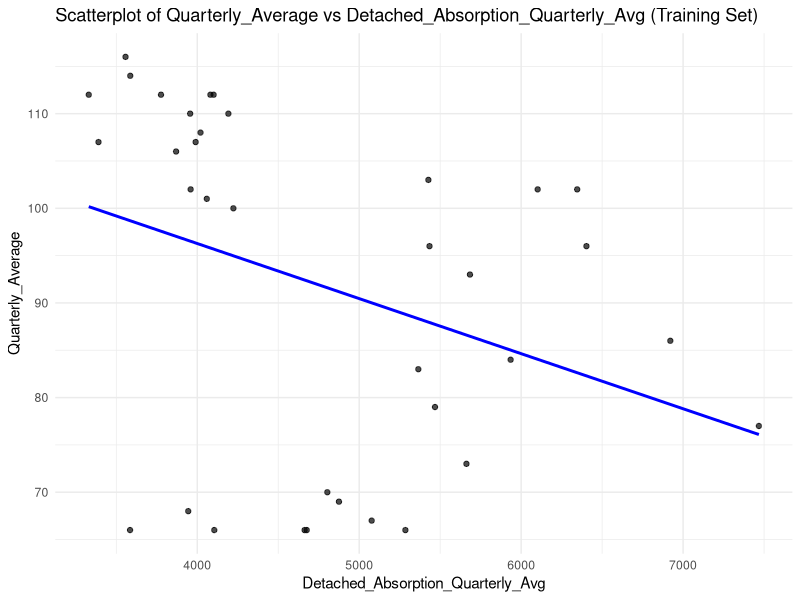
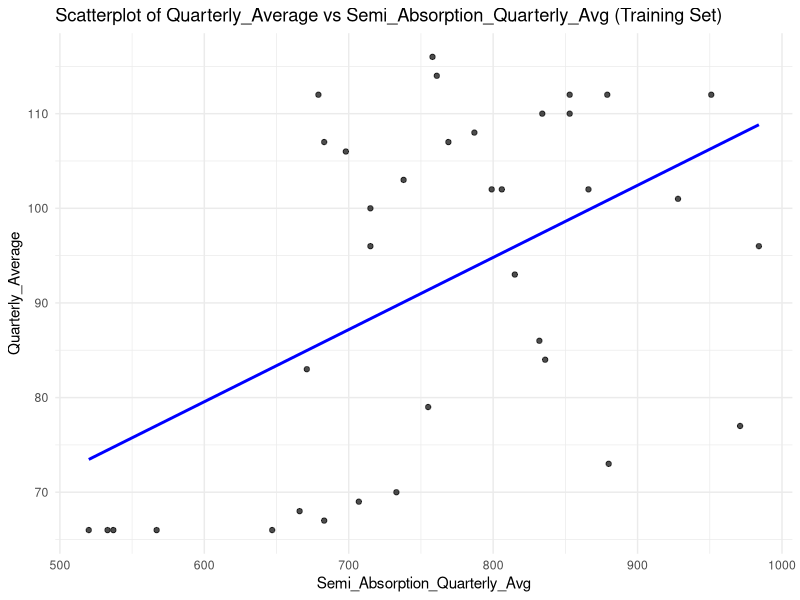
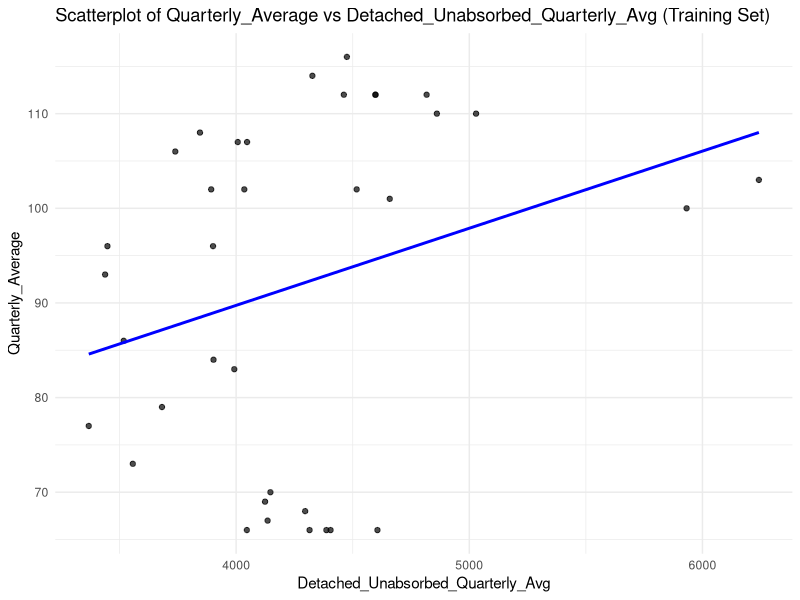
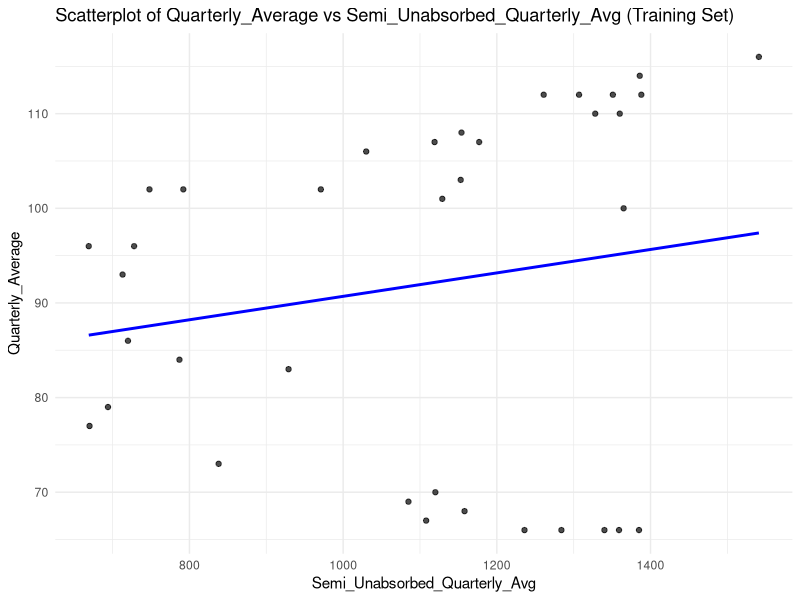
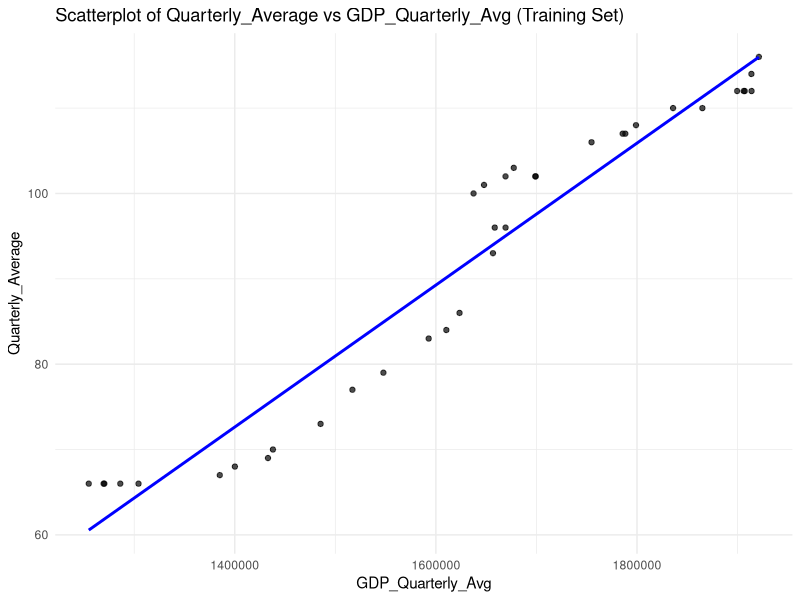
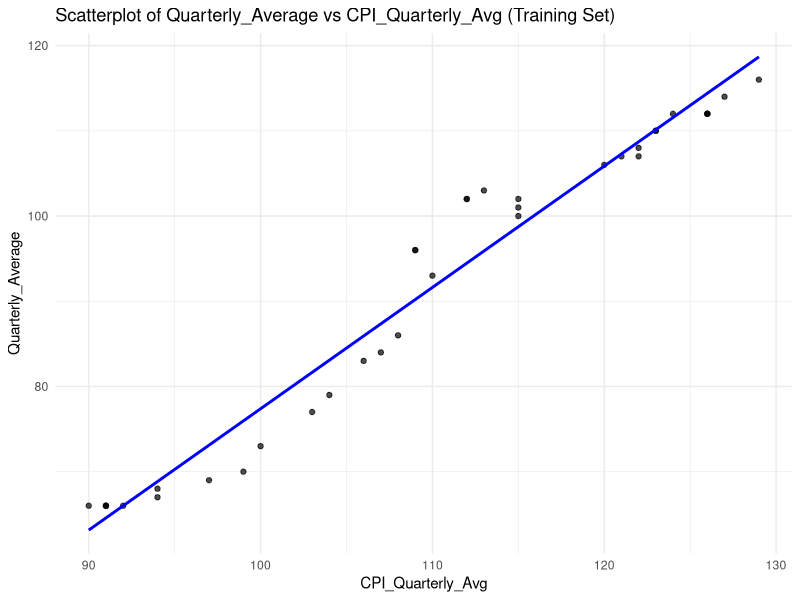
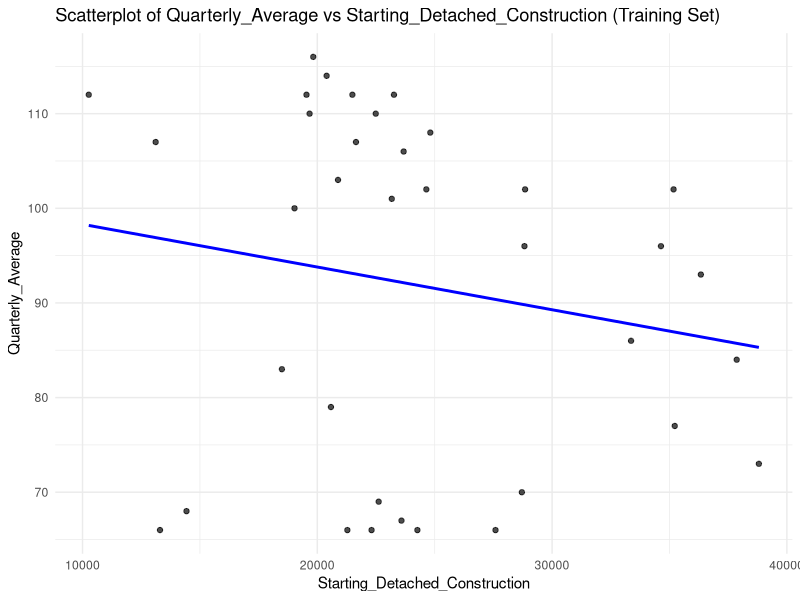
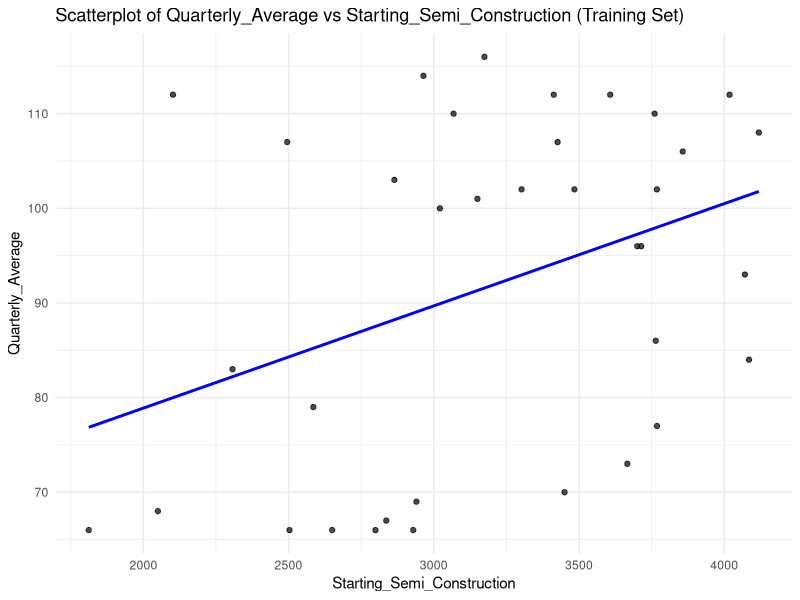

The R source for these figures, in order:
## ---- chunk 1
# Load necessary libraries
library(tidyverse)
library(here)
library(caret)

# Load the dataset
data <- read_csv(here::here("data/analysis_data/analysis_data.csv"))

# response variable and predictors
response <- "Quarterly_Average"
predictors <- c(
  "Detached_Absorption_Quarterly_Avg",
  "Semi_Absorption_Quarterly_Avg",
  "Detached_Unabsorbed_Quarterly_Avg",
  "Semi_Unabsorbed_Quarterly_Avg",
  "GDP_Quarterly_Avg",
  "CPI_Quarterly_Avg",
  "Starting_Detached_Construction",
  "Starting_Semi_Construction",
  "Under_Construction_Detached",
  "Under_Construction_Semi",
  "Completed_Construction_Semi",
  "Completed_Construction_Detached",
  "rates"
)

# Subset the relevant data
selected_data <- data %>%
  dplyr::select(c(response, all_of(predictors)))

# Clean Data

## Handle missing values
cleaned_data <- selected_data %>%
  drop_na()

## Remove duplicates
cleaned_data <- cleaned_data %>%
  distinct()


# Fit an initial regression model
model <- lm(as.formula(paste(response, "~", paste(predictors, collapse = " + "))), data = cleaned_data)

# Calculate Cook's Distance
cooks_d <- cooks.distance(model)

# Identify influential points
influential_points <- which(cooks_d > 4 / (nrow(cleaned_data) - length(model$coefficients)))

# Exclude influential observations
cleaned_data <- cleaned_data[-influential_points, ]

# Split the Data
set.seed(123) # Ensure reproducibility
train_index <- createDataPartition(cleaned_data[[response]], p = 0.5, list = FALSE)
train_data <- cleaned_data[train_index, ]
test_data <- cleaned_data[-train_index, ]

list(
  training_set = train_data,
  test_set = test_data
)


## ---- chunk 2
# Load necessary libraries
library(tidyverse)
library(ggplot2)
library(car)       # For assumption checks like residual plots
library(corrplot)  # For correlation matrix visualization
library(broom)     # For augmenting model output
library(dplyr)

# Define predictors and response variable
response <- "Quarterly_Average"
predictors <- setdiff(names(train_data), c("Quarter", response))

# Subset relevant data from the training set
eda_training_data <- train_data %>%
  select(all_of(c(response, predictors)))

### **1. Visualize Relationships in Training Set** ###
# Scatterplots for predictors in the training set
for (predictor in predictors) {
  p <- ggplot(eda_training_data, aes_string(x = predictor, y = response)) +
    geom_point(alpha = 0.7) +
    geom_smooth(method = "lm", color = "blue", se = FALSE) +
    labs(title = paste("Scatterplot of", response, "vs", predictor, "(Training Set)"),
         x = predictor, y = response) +
    theme_minimal()
  
  print(p)  # Explicitly print the plot
}

### **2. Correlation Analysis in Training Set** ###
# Correlation matrix for the training set
cor_matrix_training <- cor(eda_training_data, use = "complete.obs")
print(cor_matrix_training)
corrplot(cor_matrix_training, method = "circle", type = "upper", tl.col = "black", tl.srt = 45)

### **3. Fit Linear Regression Model on Training Set** ###
# Fit the model using the training set
model_training <- lm(as.formula(paste(response, "~", paste(predictors, collapse = " + "))), data = eda_training_data)
summary(model_training)

# Extract residuals and fitted values from the training model
residuals_training <- resid(model_training)
fitted_values_training <- fitted(model_training)

# Calculate Variance Inflation Factors (VIF) for the training model
vif_training <- vif(model_training)
print(vif_training)

### **4. Outlier Detection in Training Set** ###
# Identify influential points using Cook's Distance
cooks_d_training <- cooks.distance(model_training)
influential_points_training <- which(cooks_d_training > 4 / (nrow(eda_training_data) - length(model_training$coefficients)))

# Output details of influential points
if (length(influential_points_training) > 0) {
  print(paste("Number of influential points:", length(influential_points_training)))
  print("Influential points identified:")
  print(influential_points_training)
} else {
  print("No influential points detected.")
}

## ---- chunk 3
# Load necessary libraries
library(tidyverse)
library(ggplot2)
library(car)       # For assumption checks like residual plots
library(corrplot)  # For correlation matrix visualization
library(broom)     # For augmenting model output
library(dplyr)

# Define predictors and response variable
response <- "Quarterly_Average"
predictors <- setdiff(names(test_data), c("Quarter", response))

# Subset relevant data from the test set
eda_test_data <- test_data %>%
  select(all_of(c(response, predictors)))

### Visualize Relationship
# Scatterplots for predictors in the test set
for (predictor in predictors) {
  p <- ggplot(eda_test_data, aes_string(x = predictor, y = response)) +
    geom_point(alpha = 0.7) +
    geom_smooth(method = "lm", color = "blue", se = FALSE) +
    labs(title = paste("Scatterplot of", response, "vs", predictor, "(Test Set)"),
         x = predictor, y = response) +
    theme_minimal()
  
  print(p)  # Explicitly print the plot
}

### Correlation Analysis
# Correlation matrix for the test set
cor_matrix_test <- cor(eda_test_data, use = "complete.obs")
print(cor_matrix_test)
corrplot(cor_matrix_test, method = "circle", type = "upper", tl.col = "black", tl.srt = 45)

### Linear Regression Model
# Fit the model using the test set
model_test <- lm(as.formula(paste(response, "~", paste(predictors, collapse = " + "))), data = eda_test_data)
summary(model_test)

# Extract residuals and fitted values from the test model
residuals_test <- resid(model_test)
fitted_values_test <- fitted(model_test)

# Calculate Variance Inflation Factors (VIF) for the test model
vif_test <- vif(model_test)
print(vif_test)

### Outlier Test Set
# Identify influential points using Cook's Distance
cooks_d_test <- cooks.distance(model_test)
influential_points_test <- which(cooks_d_test > 4 / (nrow(eda_test_data) - length(model_test$coefficients)))

# Output details of influential points
if (length(influential_points_test) > 0) {
  print(paste("Number of influential points:", length(influential_points_test)))
  print("Influential points identified:")
  print(influential_points_test)
} else {
  print("No influential points detected.")
}

## ---- chunk 4
# Load necessary libraries
library(car)      # For VIF calculation
library(MASS)     # For Box-Cox transformation
library(lmtest)   # For diagnostic tests

# Transform predictors
train_data$Detached_Absorption_Quarterly_Avg <- log(train_data$Detached_Absorption_Quarterly_Avg + 1)
train_data$Starting_Detached_Construction <- log(train_data$Starting_Detached_Construction + 1)
train_data$Under_Construction_Detached <- log(train_data$Under_Construction_Detached + 1)
train_data$Completed_Construction_Semi <- log(train_data$Completed_Construction_Semi + 1)
train_data$Detached_Unabsorbed_Quarterly_Avg <- log(train_data$Detached_Unabsorbed_Quarterly_Avg + 1)


# Box-Cox transformation
bc <- boxcox(Quarterly_Average ~ Detached_Absorption_Quarterly_Avg +
                                Starting_Detached_Construction +
                                Detached_Unabsorbed_Quarterly_Avg +
                                Under_Construction_Detached +
                                Completed_Construction_Semi +
                                CPI_Quarterly_Avg,
             data = train_data, plotit = FALSE)
lambda <- bc$x[which.max(bc$y)]

if (lambda == 0) {
  train_data$Quarterly_Average <- log(train_data$Quarterly_Average)
} else {
  train_data$Quarterly_Average <- (train_data$Quarterly_Average^lambda - 1) / lambda
}

# Fit the linear regression model
model <- lm(Quarterly_Average ~ Detached_Absorption_Quarterly_Avg +
                                   Starting_Detached_Construction +
                                   Detached_Unabsorbed_Quarterly_Avg +
                                   Under_Construction_Detached +
                                   Completed_Construction_Semi +
                                   CPI_Quarterly_Avg,
            data = train_data)

# multicollinearity
vif_values <- vif(model)
print("VIF Values:")
print(vif_values)


# final model
print("Final Model Summary:")
summary(model)

## ---- chunk 5
# Load necessary libraries
library(ggplot2)
library(car)
library(MASS)
library(lmtest)

# Calculate residuals and fitted values
residuals <- resid(model)
fitted_values <- fitted(model)

# Residuals vs Fitted Values Plot 
ggplot(data = NULL, aes(x = fitted_values, y = residuals)) +
  geom_point(alpha = 0.7) +
  geom_hline(yintercept = 0, color = "red", linetype = "dashed") +
  labs(title = "Residuals vs Fitted Values",
       x = "Fitted Values",
       y = "Residuals") +
  theme_minimal()

# Residuals vs Each Predictor
predictors <- c("Detached_Absorption_Quarterly_Avg", 
                "Starting_Detached_Construction", 
                "Detached_Unabsorbed_Quarterly_Avg", 
                "Under_Construction_Detached", 
                "Completed_Construction_Semi", 
                "CPI_Quarterly_Avg")

for (predictor in predictors) {
  p <- ggplot(data = train_data, aes_string(x = predictor, y = "residuals")) +
    geom_point(alpha = 0.7) +
    geom_hline(yintercept = 0, color = "red", linetype = "dashed") +
    labs(title = paste("Residuals vs", predictor),
         x = predictor,
         y = "Residuals") +
    theme_minimal()
  
  print(p) 
  }

# Normal Q-Q Plot
qqnorm(residuals, main = "Normal Q-Q Plot")
qqline(residuals, col = "red")

par(mfrow = c(2, 2)) 
plot(model)            
par(mfrow = c(1, 1))  

# Cook's Distance for Influential Points
cooksd <- cooks.distance(model)
plot(cooksd, type = "h", main = "Cook's Distance",
     xlab = "Observation", ylab = "Cook's Distance")
abline(h = 4/(nrow(train_data) - length(coef(model))), col = "red", lty = 2)

# VIF for Multicollinearity
vif_values <- vif(model)
print("Variance Inflation Factor (VIF) Values:")
print(vif_values)

## ---- chunk 6
# Load necessary libraries
library(Metrics)  # For RMSE calculation

# Model Performance Metrics
model_summary <- summary(model)

# Extract R^2 and Adjusted R^2
r_squared <- model_summary$r.squared
adj_r_squared <- model_summary$adj.r.squared

# AIC and BIC
aic <- AIC(model)
bic <- BIC(model)

# RMSE
residuals <- residuals(model)
rmse <- sqrt(mean(residuals^2))

# Results
cat("Model Performance Metrics:\n")
cat("R-squared: ", round(r_squared, 4), "\n")
cat("Adjusted R-squared: ", round(adj_r_squared, 4), "\n")
cat("AIC: ", round(aic, 4), "\n")
cat("BIC: ", round(bic, 4), "\n")
cat("RMSE: ", round(rmse, 4), "\n")

## ---- chunk 7

# Step 1: Use the model to predict on test_data
predictions <- predict(model, newdata = test_data)

# Step 2: Calculate residuals
residuals <- test_data$Quarterly_Average - predictions
# Replace `Quarterly_Average` with the actual response variable name in test_data

# Step 3: Compute Mean Squared Error (MSE) for test_data
mse_test <- mean(residuals^2)
cat("Mean Squared Error (MSE) on Test Data:", mse_test, "\n")

# Step 4: Compute R-squared for test_data
ss_total <- sum((test_data$Quarterly_Average - mean(test_data$Quarterly_Average))^2)
ss_residual <- sum(residuals^2)
r_squared_test <- 1 - (ss_residual / ss_total)
cat("R-squared on Test Data:", r_squared_test, "\n")

# Step 7: Print validation results
cat("Validation Results:\n")
cat("Mean Squared Error (Test Data):", mse_test, "\n")
cat("R-squared (Test Data):", r_squared_test, "\n")
